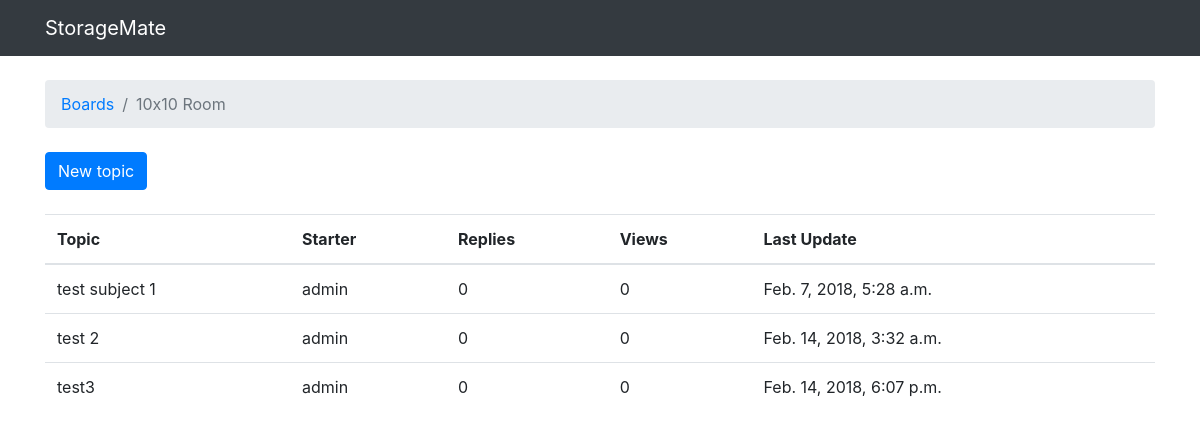
The app's page /boards/1/ with its own data.
### boards/models.py (models this page shows, shortened)
class Board(models.Model):
    name = models.CharField(max_length=30, unique=True)
    description = models.CharField(max_length=100)

class Topic(models.Model):
    subject = models.CharField(max_length=255)
    last_updated = models.DateTimeField(auto_now_add=True)
    board = models.ForeignKey(Board,on_delete=models.DO_NOTHING, related_name='topics')
    starter = models.ForeignKey(User,on_delete=models.DO_NOTHING, related_name='topics')

### boards/views.py (the view)
# urls.py: url(r'^boards/(?P<pk>\d+)/$', views.board_topics, name='board_topics'),
def board_topics(request, pk):
    '''
    try:
        board = Board.objects.get(pk=pk)
    except Board.DoesNotExist:
        raise Http404
    return render(request, 'topics.html', {'board': board})
    '''
    board = get_object_or_404(Board, pk=pk)
    return render(request, 'topics.html', {'board': board})

### templates/topics.html (shortened to what this page needs)
{% extends 'base.html' %}
{% block breadcrumb %}
  <li class="breadcrumb-item"><a href="{% url 'home' %}">Boards</a></li>
  <li class="breadcrumb-item active">{{ board.name }}</li>
{% endblock %}
{% block content %}
    <div class="mb-4">
    <a href="{% url 'new_topic' board.pk %}" class="btn btn-primary">New topic</a>
    </div>
    <table class="table">
    <thead class="thead-inverse">
      <tr>
        <th>Topic</th>
        <th>Starter</th>
        <th>Replies</th>
        <th>Views</th>
        <th>Last Update</th>
      </tr>
    </thead>
    <tbody>
      {% for topic in board.topics.all %}
        <tr>
          <td>{{ topic.subject }}</td>
          <td>{{ topic.starter.username }}</td>
          <td>0</td>
          <td>0</td>
          <td>{{ topic.last_updated }}</td>
        </tr>
      {% endfor %}
    </tbody>
  </table>
{% endblock %}
<!--{% load static %}<!DOCTYPE html>

### templates/base.html (shortened to what this page needs)
{% load static %}<!DOCTYPE html>
<html>
  <head>
    <link rel="stylesheet" href="{% static 'css/bootstrap.min.css' %}">
  </head>
  <body>
    <nav class="navbar navbar-expand-lg navbar-dark bg-dark">
      <div class="container">
        <a class="navbar-brand" href="{% url 'home' %}">StorageMate</a>
      </div>
    </nav>
    <div class="container">
      <ol class="breadcrumb my-4">
        {% block breadcrumb %}
        {% endblock %}
      </ol>
      {% block content %}
      {% endblock %}
    </div>
  </body>
</html>

### records on screen
Board: name "10x10 Room"
Topic: subject "test subject 1", starter.username "admin", last_updated "Feb. 7, 2018, 5:28 a.m."
Topic: subject "test 2", starter.username "admin", last_updated "Feb. 14, 2018, 3:32 a.m."
Topic: subject "test3", starter.username "admin", last_updated "Feb. 14, 2018, 6:07 p.m."
